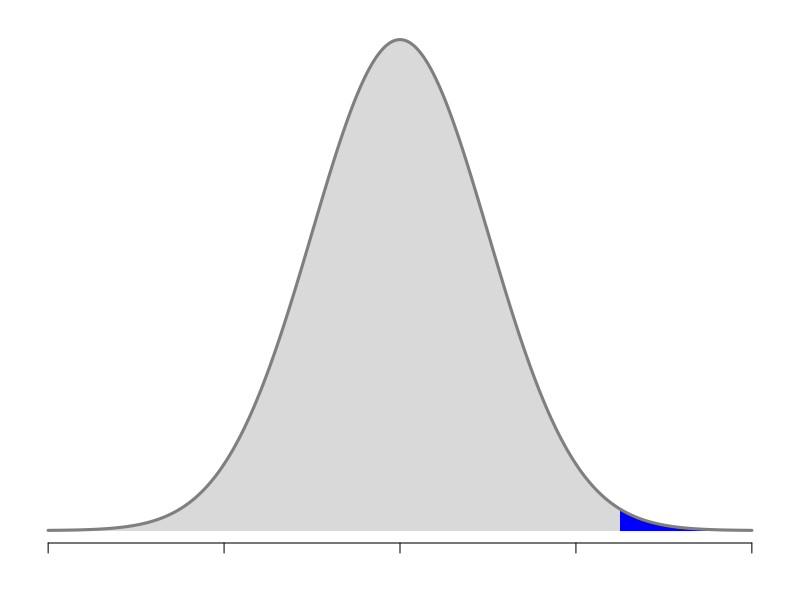

This figure's R source:

# Figure 2.16
# V-test associated to a critical probability

# normal function 
normal <- function(x, mu = 0, sigma = 1) {
  1 / (sigma * sqrt(2*pi)) * exp(-0.5 * ((x - mu)/ sigma)^2)
}

# polygon coordinates of area under the curve
normal_auc <- function(x0, x1, mu = 0, sigma = 1, n = 50) {
  stopifnot(n > 0)
  if (x0 > x1) {
    stop("x0 must be lower than x1")
  }
  xs <- c(
    rep(x0, n),
    seq(x0, x1, length.out = n),
    rep(x1, n),
    rep(x1, x0, length.out = n)
  )
  ys <- c(
    seq(0, normal(x0, mu = mu, sigma = sigma), length.out = n),
    normal(seq(x0, x1, length.out = n), mu = mu, sigma = sigma),
    seq(0, normal(x1, mu = mu, sigma = sigma), length.out = n),
    rep(0, n)
  )
  list(xs = xs, ys = ys)
}


x <- seq(-4, 4, length.out = 500)
y  <- normal(x, mu = 0)
auc1 <- normal_auc(-4, 4, mu = 0)
auc2 <- normal_auc(2.5, 4, mu = 0)

png("images/figure-2-16-bis.png", 
    pointsize = 30, width = 700, height = 500)
op = par(mar = c(2.5,1,1,1))
plot(x, y, type = 'n', col = 'gray50', lwd = 4,
     axes = FALSE, xlab = '', ylab = '')
axis(side = 1, at = seq(-4, 4, 2), line = -0.35, 
     labels = rep("", 5))
polygon(auc1$xs, auc1$ys, col = 'gray85', border = NA)
polygon(auc2$xs, auc2$ys, col = 'blue', border = NA)
lines(x, y, col = 'gray50', lwd = 3)
par(op)
dev.off()
